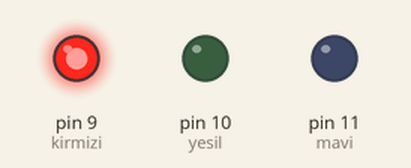
This sketch was run on a simulated Arduino Uno, built with avr-gcc and run on an emulated ATmega328P. Parts: output pins drawn as LEDs (lit = HIGH).

Above: at 0.5 s.
At 1.5 s:
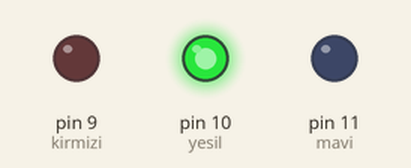
At 5.5 s:
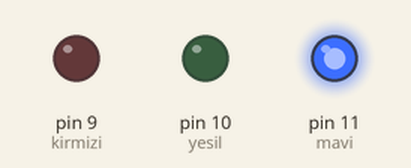
Timing chart, 0 to 6.9 s (numbered marks = the images above):
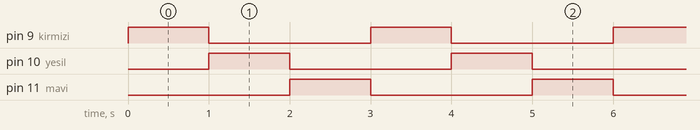

The sketch:

rgbled.ino
```cpp
int kirmizi =9;
int yesil =10 ;
int mavi = 11 ;
void setup(){
pinMode(kirmizi, OUTPUT);
pinMode(yesil, OUTPUT);
pinMode(mavi, OUTPUT);}
void renk (int k, int y, int m){
analogWrite(kirmizi, k);
analogWrite(yesil, y);
analogWrite(mavi, m);    }
void loop(){
renk(255, 0, 0);
delay(1000);
renk(0, 255, 0);
delay(1000);
renk(0, 0, 255);
delay(1000);        }
```

Measured:
- by itself, pin 9 (kirmizi), pin 10 (yesil), pin 11 (mavi): alternates HIGH for 1.0 s and LOW for 2.0 s
- by itself, everything shown: repeats every 3.0 s, in 3 steps
